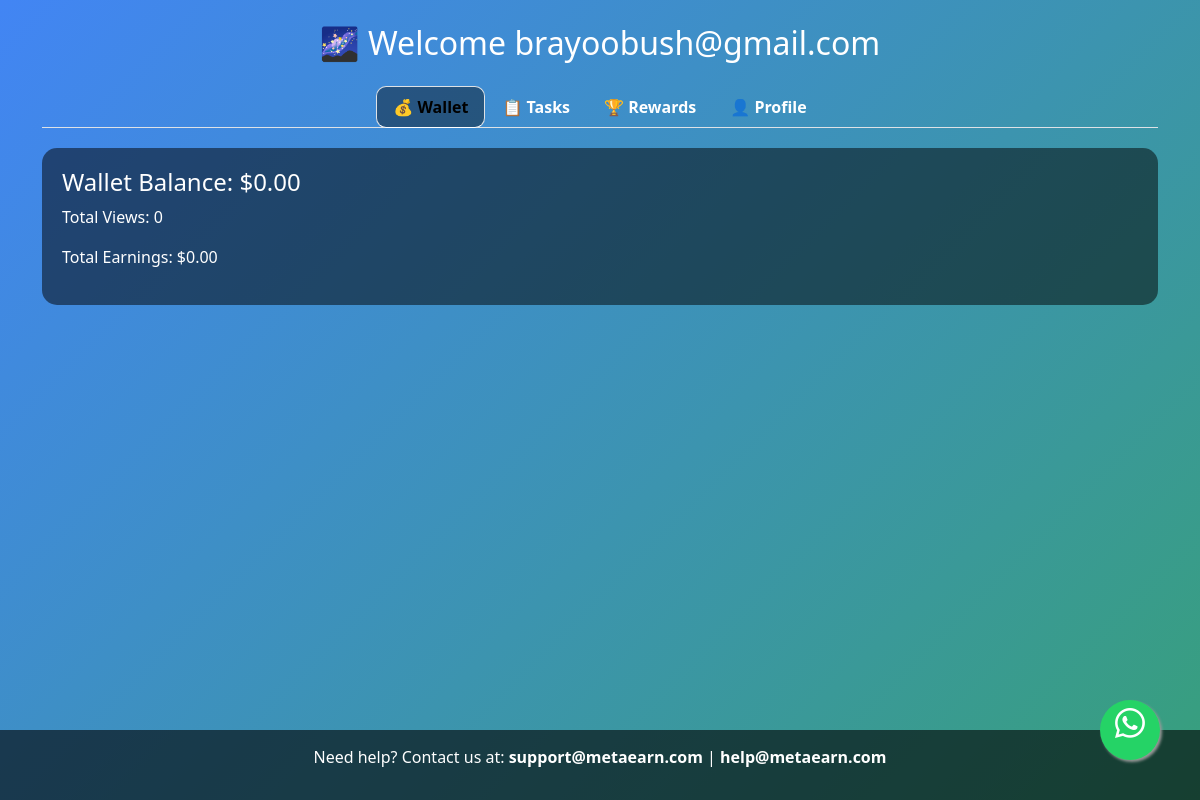
/dashboard (signed in), run on an earlier commit of the app's database.
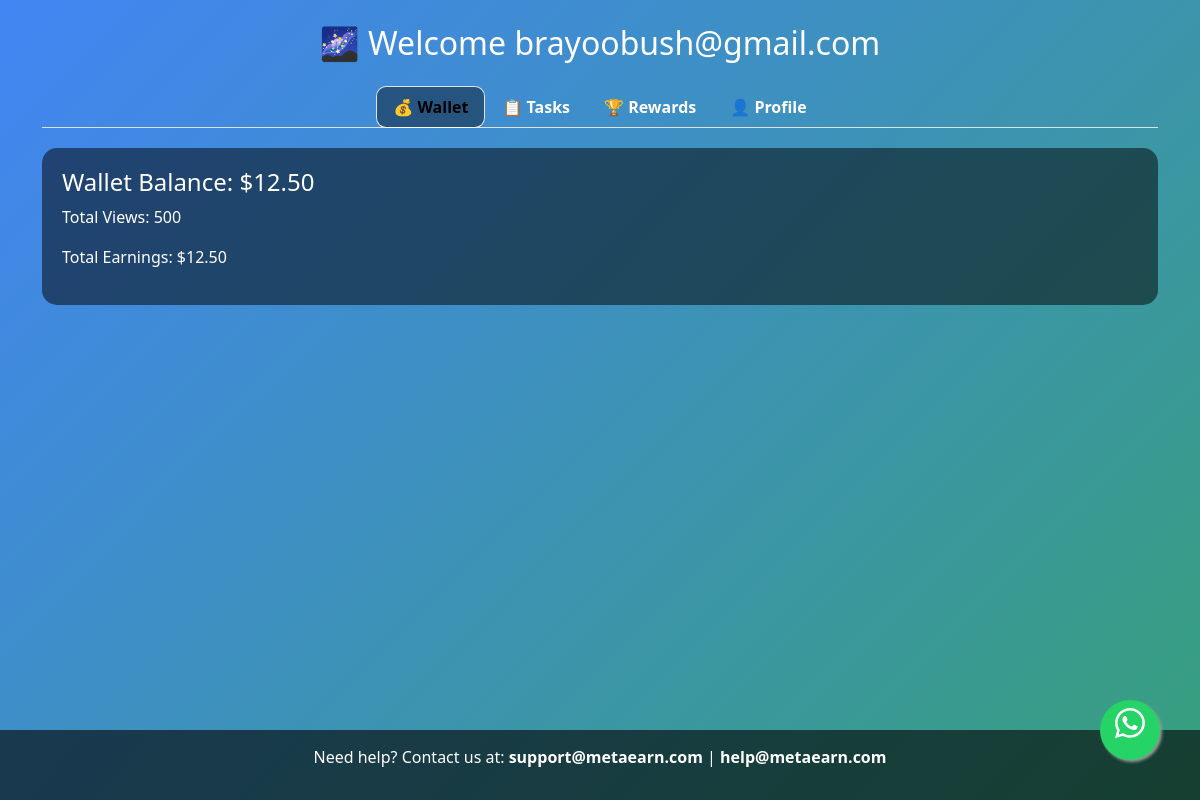
And on a later commit of the database.
### models.py (models this page shows, shortened)
class User(db.Model):
    __tablename__ = "user"
    id = db.Column(db.Integer, primary_key=True)
    email = db.Column(db.String(120), unique=True, nullable=False)
    password = db.Column(db.String(200), nullable=False)
    wallet_balance = db.Column(db.Float, default=0.0)
    total_views = db.Column(db.Integer, default=0)
    total_earnings = db.Column(db.Float, default=0.0)

### app.py (the view)
@app.route("/dashboard")
def dashboard():
    if "user_id" not in session:
        return redirect(url_for("login"))
    user = User.query.get(session["user_id"])
    return render_template("dashboard.html", user=user)

### templates/dashboard.html (shortened to what this page needs)
<!DOCTYPE html>
<html lang="en">
<head>
  <link rel="stylesheet" href="https://cdn.jsdelivr.net/npm/bootstrap@5.3.2/dist/css/bootstrap.min.css">
  <link rel="stylesheet" href="https://cdnjs.cloudflare.com/ajax/libs/animate.css/4.1.1/animate.min.css"/>
</head>
<body>
  <div class="container mt-4">
    <h2 class="text-center animate__animated animate__fadeInDown">
      🌌 Welcome {{ user.email }}
    </h2>
    <ul class="nav nav-tabs justify-content-center mt-4" id="dashboardTabs" role="tablist">
      <li class="nav-item">
        <a class="nav-link active" id="wallet-tab" data-bs-toggle="tab" href="#wallet" role="tab">💰 Wallet</a>
      </li>
      <li class="nav-item">
        <a class="nav-link" id="tasks-tab" data-bs-toggle="tab" href="#tasks" role="tab">📋 Tasks</a>
      </li>
      <li class="nav-item">
        <a class="nav-link" id="rewards-tab" data-bs-toggle="tab" href="#rewards" role="tab">🏆 Rewards</a>
      </li>
      <li class="nav-item">
        <a class="nav-link" id="profile-tab" data-bs-toggle="tab" href="#profile" role="tab">👤 Profile</a>
      </li>
    </ul>
    <div class="tab-content" id="dashboardTabsContent">
      <div class="tab-pane fade show active" id="wallet" role="tabpanel">
        <h4>Wallet Balance: ${{ "%.2f"|format(user.wallet_balance) }}</h4>
        <p>Total Views: {{ user.total_views }}</p>
        <p>Total Earnings: ${{ "%.2f"|format(user.total_earnings) }}</p>
      </div>
    </div>
  </div>
  <footer>
    <p>Need help? Contact us at: <strong>support@metaearn.com</strong> | <strong>help@metaearn.com</strong></p>
  </footer>
  <a href="https://wa.me/254792572591" class="whatsapp-float" target="_blank">
    <i class="bi bi-whatsapp"></i>
  </a>
  <link rel="stylesheet" href="https://cdn.jsdelivr.net/npm/bootstrap-icons@1.10.5/font/bootstrap-icons.css">
</body>
</html>

### templates/dashboard.html (style rules this page uses)
body { background: linear-gradient(135deg, #4285f4, #34a853, #fbbc05, #ea4335); background-size: 400% 400%; animation: gradientBG 15s ease infinite; font-family: 'Segoe UI', sans-serif; color: #fff; min-height: 100vh; display: flex; flex-direction: column; }
.nav-tabs .nav-link { color: #fff; font-weight: bold; }
.nav-tabs .nav-link.active { background-color: rgba(0,0,0,0.4); border-radius: 10px; }
.tab-content { background-color: rgba(0,0,0,0.5); border-radius: 15px; padding: 20px; margin-top: 20px; }
footer { background-color: rgba(0,0,0,0.6); padding: 15px; text-align: center; margin-top: auto; color: #fff; }
.whatsapp-float { position: fixed; width: 60px; height: 60px; bottom: 40px; right: 40px; background-color: #25d366; color: #fff; border-radius: 50px; text-align: center; font-size: 30px; box-shadow: 2px 2px 3px #999; z-index: 100; }
.whatsapp-float i { margin-top: 16px; }

What changed in the data, as far as the page shows it:
changed User "brayoobush@gmail.com": wallet_balance "0.00" → "12.50"; total_views "0" → "500"; total_earnings "0.00" → "12.50"
